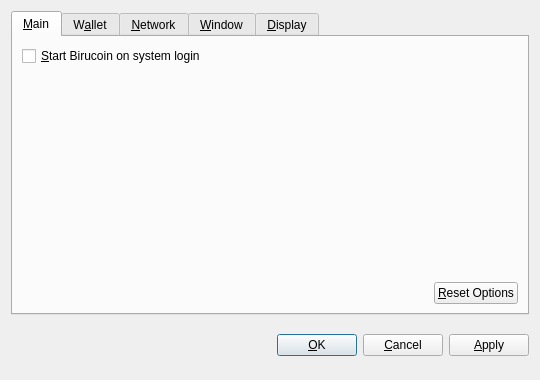
<?xml version="1.0" encoding="UTF-8"?>
<ui version="4.0">
 <class>OptionsDialog</class>
 <widget class="QDialog" name="OptionsDialog">
  <property name="geometry">
   <rect>
    <x>0</x>
    <y>0</y>
    <width>540</width>
    <height>380</height>
   </rect>
  </property>
  <property name="windowTitle">
   <string>Options</string>
  </property>
  <property name="modal">
   <bool>true</bool>
  </property>
  <layout class="QVBoxLayout" name="verticalLayout">
   <item>
    <widget class="QTabWidget" name="tabWidget">
     <property name="tabPosition">
      <enum>QTabWidget::North</enum>
     </property>
     <property name="currentIndex">
      <number>0</number>
     </property>
     <widget class="QWidget" name="tabMain">
      <attribute name="title">
       <string>&amp;Main</string>
      </attribute>
      <layout class="QVBoxLayout" name="verticalLayout_Main">
       <item>
        <widget class="QCheckBox" name="bitcoinAtStartup">
         <property name="toolTip">
          <string>Automatically start Birucoin after logging in to the system.</string>
         </property>
         <property name="text">
          <string>&amp;Start Birucoin on system login</string>
         </property>
        </widget>
       </item>
       <item>
        <spacer name="verticalSpacer_Main">
         <property name="orientation">
          <enum>Qt::Vertical</enum>
         </property>
         <property name="sizeHint" stdset="0">
          <size>
           <width>20</width>
           <height>40</height>
          </size>
         </property>
        </spacer>
       </item>
       <item>
        <layout class="QHBoxLayout" name="horizontalLayout_2_Main">
         <item>
          <spacer name="horizontalSpacer_2_Main">
           <property name="orientation">
            <enum>Qt::Horizontal</enum>
           </property>
           <property name="sizeHint" stdset="0">
            <size>
             <width>40</width>
             <height>20</height>
            </size>
           </property>
          </spacer>
         </item>
         <item>
          <widget class="QPushButton" name="resetButton">
           <property name="toolTip">
            <string>Reset all client options to default.</string>
           </property>
           <property name="text">
            <string>&amp;Reset Options</string>
           </property>
           <property name="autoDefault">
            <bool>false</bool>
           </property>
          </widget>
         </item>
        </layout>
       </item>
      </layout>
     </widget>
     <widget class="QWidget" name="tabWallet">
      <attribute name="title">
       <string>W&amp;allet</string>
      </attribute>
      <layout class="QVBoxLayout" name="verticalLayout_Network">
       <item>
        <widget class="QLabel" name="transactionFeeInfoLabel">
         <property name="text">
          <string>Optional transaction fee per kB that helps make sure your transactions are processed quickly. Most transactions are 1 kB.</string>
         </property>
         <property name="textFormat">
          <enum>Qt::PlainText</enum>
         </property>
         <property name="wordWrap">
          <bool>true</bool>
         </property>
        </widget>
       </item>
       <item>
        <layout class="QHBoxLayout" name="horizontalLayout_1_Main">
         <item>
          <widget class="QLabel" name="transactionFeeLabel">
           <property name="text">
            <string>Pay transaction &amp;fee</string>
           </property>
           <property name="textFormat">
            <enum>Qt::PlainText</enum>
           </property>
           <property name="buddy">
            <cstring>transactionFee</cstring>
           </property>
          </widget>
         </item>
         <item>
          <widget class="BitcoinAmountField" name="transactionFee"/>
         </item>
         <item>
          <spacer name="horizontalSpacer_1_Main">
           <property name="orientation">
            <enum>Qt::Horizontal</enum>
           </property>
           <property name="sizeHint" stdset="0">
            <size>
             <width>40</width>
             <height>20</height>
            </size>
           </property>
          </spacer>
         </item>
        </layout>
       </item>
       <item>
        <widget class="QLabel" name="label">
         <property name="text">
          <string>If you disable the spending of unconfirmed change, the change from a transaction cannot be used until that transaction has at least one confirmation. This also affects how your balance is computed.</string>
         </property>
         <property name="wordWrap">
          <bool>true</bool>
         </property>
        </widget>
       </item>
       <item>
        <widget class="QCheckBox" name="spendZeroConfChange">
         <property name="text">
          <string>Spend unconfirmed change  (experts only)</string>
         </property>
        </widget>
       </item>
       <item>
        <spacer name="verticalSpacer">
         <property name="orientation">
          <enum>Qt::Vertical</enum>
         </property>
         <property name="sizeHint" stdset="0">
          <size>
           <width>20</width>
           <height>40</height>
          </size>
         </property>
        </spacer>
       </item>
      </layout>
     </widget>
     <widget class="QWidget" name="tabNetwork">
      <attribute name="title">
       <string>&amp;Network</string>
      </attribute>
      <layout class="QVBoxLayout" name="verticalLayout_Network">
       <item>
        <widget class="QCheckBox" name="mapPortUpnp">
         <property name="toolTip">
          <string>Automatically open the Birucoin client port on the router. This only works when your router supports UPnP and it is enabled.</string>
         </property>
         <property name="text">
          <string>Map port using &amp;UPnP</string>
         </property>
        </widget>
       </item>
       <item>
        <widget class="QCheckBox" name="connectSocks">
         <property name="toolTip">
          <string>Connect to the Birucoin network through a SOCKS proxy (e.g. when connecting through Tor).</string>
         </property>
         <property name="text">
          <string>&amp;Connect through SOCKS proxy:</string>
         </property>
        </widget>
       </item>
       <item>
        <layout class="QHBoxLayout" name="horizontalLayout_Network">
         <item>
          <widget class="QLabel" name="proxyIpLabel">
           <property name="text">
            <string>Proxy &amp;IP:</string>
           </property>
           <property name="textFormat">
            <enum>Qt::PlainText</enum>
           </property>
           <property name="buddy">
            <cstring>proxyIp</cstring>
           </property>
          </widget>
         </item>
         <item>
          <widget class="QValidatedLineEdit" name="proxyIp">
           <property name="maximumSize">
            <size>
             <width>140</width>
             <height>16777215</height>
            </size>
           </property>
           <property name="toolTip">
            <string>IP address of the proxy (e.g. 127.0.0.1)</string>
           </property>
          </widget>
         </item>
         <item>
          <widget class="QLabel" name="proxyPortLabel">
           <property name="text">
            <string>&amp;Port:</string>
           </property>
           <property name="textFormat">
            <enum>Qt::PlainText</enum>
           </property>
           <property name="buddy">
            <cstring>proxyPort</cstring>
           </property>
          </widget>
         </item>
         <item>
          <widget class="QLineEdit" name="proxyPort">
           <property name="maximumSize">
            <size>
             <width>55</width>
             <height>16777215</height>
            </size>
           </property>
           <property name="toolTip">
            <string>Port of the proxy (e.g. 9050)</string>
           </property>
          </widget>
         </item>
         <item>
          <widget class="QLabel" name="socksVersionLabel">
           <property name="text">
            <string>SOCKS &amp;Version:</string>
           </property>
           <property name="textFormat">
            <enum>Qt::PlainText</enum>
           </property>
           <property name="buddy">
            <cstring>socksVersion</cstring>
           </property>
          </widget>
         </item>
         <item>
          <widget class="QValueComboBox" name="socksVersion">
           <property name="toolTip">
            <string>SOCKS version of the proxy (e.g. 5)</string>
           </property>
          </widget>
         </item>
         <item>
          <spacer name="horizontalSpacer_Network">
           <property name="orientation">
            <enum>Qt::Horizontal</enum>
           </property>
           <property name="sizeHint" stdset="0">
            <size>
             <width>40</width>
             <height>20</height>
            </size>
           </property>
          </spacer>
         </item>
        </layout>
       </item>
       <item>
        <spacer name="verticalSpacer_Network">
         <property name="orientation">
          <enum>Qt::Vertical</enum>
         </property>
         <property name="sizeHint" stdset="0">
          <size>
           <width>20</width>
           <height>40</height>
          </size>
         </property>
        </spacer>
       </item>
      </layout>
     </widget>
     <widget class="QWidget" name="tabWindow">
      <attribute name="title">
       <string>&amp;Window</string>
      </attribute>
      <layout class="QVBoxLayout" name="verticalLayout_Window">
       <item>
        <widget class="QCheckBox" name="minimizeToTray">
         <property name="toolTip">
          <string>Show only a tray icon after minimizing the window.</string>
         </property>
         <property name="text">
          <string>&amp;Minimize to the tray instead of the taskbar</string>
         </property>
        </widget>
       </item>
       <item>
        <widget class="QCheckBox" name="minimizeOnClose">
         <property name="toolTip">
          <string>Minimize instead of exit the application when the window is closed. When this option is enabled, the application will be closed only after selecting Quit in the menu.</string>
         </property>
         <property name="text">
          <string>M&amp;inimize on close</string>
         </property>
        </widget>
       </item>
       <item>
        <spacer name="verticalSpacer_Window">
         <property name="orientation">
          <enum>Qt::Vertical</enum>
         </property>
         <property name="sizeHint" stdset="0">
          <size>
           <width>20</width>
           <height>40</height>
          </size>
         </property>
        </spacer>
       </item>
      </layout>
     </widget>
     <widget class="QWidget" name="tabDisplay">
      <attribute name="title">
       <string>&amp;Display</string>
      </attribute>
      <layout class="QVBoxLayout" name="verticalLayout_Display">
       <item>
        <layout class="QHBoxLayout" name="horizontalLayout_1_Display">
         <item>
          <widget class="QLabel" name="langLabel">
           <property name="text">
            <string>User Interface &amp;language:</string>
           </property>
           <property name="textFormat">
            <enum>Qt::PlainText</enum>
           </property>
           <property name="buddy">
            <cstring>lang</cstring>
           </property>
          </widget>
         </item>
         <item>
          <widget class="QValueComboBox" name="lang">
           <property name="toolTip">
            <string>The user interface language can be set here. This setting will take effect after restarting Birucoin.</string>
           </property>
          </widget>
         </item>
        </layout>
       </item>
       <item>
        <layout class="QHBoxLayout" name="horizontalLayout_2_Display">
         <item>
          <widget class="QLabel" name="unitLabel">
           <property name="text">
            <string>&amp;Unit to show amounts in:</string>
           </property>
           <property name="textFormat">
            <enum>Qt::PlainText</enum>
           </property>
           <property name="buddy">
            <cstring>unit</cstring>
           </property>
          </widget>
         </item>
         <item>
          <widget class="QValueComboBox" name="unit">
           <property name="toolTip">
            <string>Choose the default subdivision unit to show in the interface and when sending coins.</string>
           </property>
          </widget>
         </item>
        </layout>
       </item>
       <item>
        <widget class="QCheckBox" name="displayAddresses">
         <property name="toolTip">
          <string>Whether to show Birucoin addresses in the transaction list or not.</string>
         </property>
         <property name="text">
          <string>&amp;Display addresses in transaction list</string>
         </property>
        </widget>
       </item>
       <item>
        <widget class="QCheckBox" name="coinControlFeatures">
         <property name="toolTip">
          <string>Whether to show coin control features or not.</string>
         </property>
         <property name="text">
          <string>Display coin &amp;control features (experts only!)</string>
         </property>
        </widget>
       </item>
       <item>
        <spacer name="verticalSpacer_Display">
         <property name="orientation">
          <enum>Qt::Vertical</enum>
         </property>
         <property name="sizeHint" stdset="0">
          <size>
           <width>20</width>
           <height>40</height>
          </size>
         </property>
        </spacer>
       </item>
      </layout>
     </widget>
    </widget>
   </item>
   <item>
    <layout class="QHBoxLayout" name="horizontalLayout_Buttons">
     <item>
      <spacer name="horizontalSpacer_1">
       <property name="orientation">
        <enum>Qt::Horizontal</enum>
       </property>
       <property name="sizeHint" stdset="0">
        <size>
         <width>40</width>
         <height>48</height>
        </size>
       </property>
      </spacer>
     </item>
     <item>
      <widget class="QLabel" name="statusLabel">
       <property name="font">
        <font>
         <weight>75</weight>
         <bold>true</bold>
        </font>
       </property>
       <property name="text">
        <string/>
       </property>
       <property name="textFormat">
        <enum>Qt::PlainText</enum>
       </property>
       <property name="wordWrap">
        <bool>true</bool>
       </property>
      </widget>
     </item>
     <item>
      <spacer name="horizontalSpacer_2">
       <property name="orientation">
        <enum>Qt::Horizontal</enum>
       </property>
       <property name="sizeHint" stdset="0">
        <size>
         <width>40</width>
         <height>48</height>
        </size>
       </property>
      </spacer>
     </item>
     <item>
      <widget class="QPushButton" name="okButton">
       <property name="text">
        <string>&amp;OK</string>
       </property>
      </widget>
     </item>
     <item>
      <widget class="QPushButton" name="cancelButton">
       <property name="text">
        <string>&amp;Cancel</string>
       </property>
       <property name="autoDefault">
        <bool>false</bool>
       </property>
      </widget>
     </item>
     <item>
      <widget class="QPushButton" name="applyButton">
       <property name="text">
        <string>&amp;Apply</string>
       </property>
       <property name="autoDefault">
        <bool>false</bool>
       </property>
      </widget>
     </item>
    </layout>
   </item>
  </layout>
 </widget>
 <customwidgets>
  <customwidget>
   <class>BitcoinAmountField</class>
   <extends>QSpinBox</extends>
   <header>bitcoinamountfield.h</header>
  </customwidget>
  <customwidget>
   <class>QValueComboBox</class>
   <extends>QComboBox</extends>
   <header>qvaluecombobox.h</header>
  </customwidget>
  <customwidget>
   <class>QValidatedLineEdit</class>
   <extends>QLineEdit</extends>
   <header>qvalidatedlineedit.h</header>
  </customwidget>
 </customwidgets>
 <resources/>
 <connections/>
</ui>
